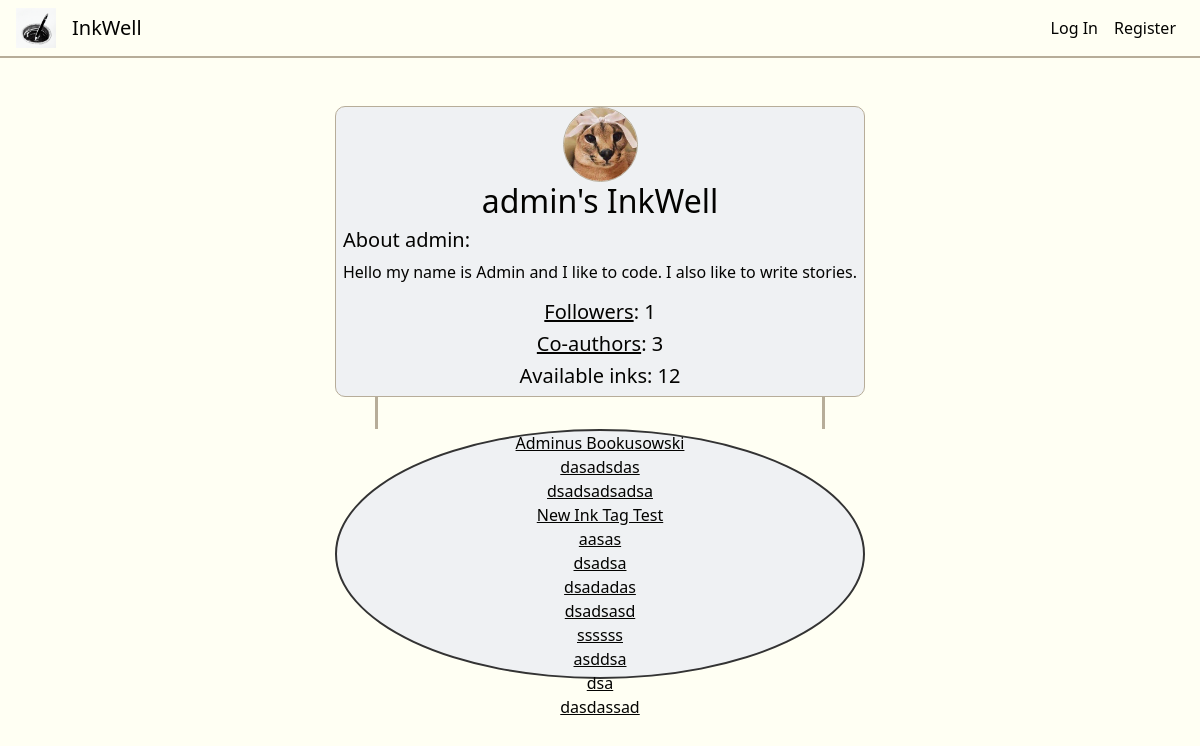
The app's page /well/admin with its own data.
### inkwell/models.py (models this page shows, shortened)
class User(AbstractUser):
    about = models.CharField(max_length=250, default="")
    profilePicture = models.ImageField(upload_to='', blank=True, null=True)
    @property
    def acceptedCoAuthorRequests(self): # Amount of accepted co-author requests the author got from other authors
        acar = Ink.objects.filter(inkOwner=self).exclude(coAuthors=None).values_list('coAuthors', flat=True)
        return acar.count()
    @property
    def followers(self):
        f = Follow.objects.filter(followee=self)
        return f.count()
    def __str__(self):
        return f"{self.username}"

class Ink(models.Model):
    wellOrigin = models.ForeignKey(Well, on_delete=models.CASCADE, related_name="well_pk", default="")
    inkOwner = models.ForeignKey(User, on_delete=models.CASCADE, related_name="ink_owner", default="")
    coAuthors = models.ManyToManyField(User, related_name="CoAuthors", blank=True)
    privateStatus = models.BooleanField(default=False)
    updateStatus = models.BooleanField(default=False) # If the Ink is edited at least once, this changes to true
    ink_following = models.ManyToManyField(User, related_name="ink_following", blank=True)
    tags = models.ManyToManyField(Tag, related_name="tags", blank=True)
    description = models.CharField(max_length=500, default="")
    title = models.CharField(max_length=64, default="")
    views = models.PositiveBigIntegerField(default=0)
    creation_date = models.DateTimeField(default=timezone.now, editable=False)

### inkwell/views.py (the view)
# urls.py: path('well/<str:username>', views.well, name='well'),
def well(request, username):
    followCheck = False
    wellOwner = User.objects.get(username=username)
    if request.user.is_authenticated:
        current_user = User.objects.get(pk=request.user.pk)
        if Follow.objects.filter(follower=current_user, followee=wellOwner):
            followCheck = True
    inks = Ink.objects.filter(inkOwner=wellOwner.pk)
    followers = wellOwner.followers
    co_authors = wellOwner.acceptedCoAuthorRequests
    return render(request, "inkwell/well.html", {
        "wellOwner": wellOwner,
        "inks": inks,
        "followers": followers,
        "ink_number": len(inks),
        "coAuthors": co_authors,
        "followCheck": followCheck,
        "title": f"{wellOwner}'s InkWell"
    })

### inkwell/templates/inkwell/well.html (shortened to what this page needs)
{% extends "inkwell/layout.html" %}
{% block body %}
<div class="well-col disFdirColAliCen mt-5">
    <div class="well-banner disFdirColAliCen">
        {% if wellOwner.profilePicture %}
            <img class="author-profile-picture" src="/media/{{wellOwner.profilePicture}}">
        {% else %}
            <img class="author-profile-picture" src="/media/no-profile-picture-icon.jpg">
        {% endif %}
        <h2 class="text-center" id="well-username" data-name="{{ wellOwner }}">{{ wellOwner }}'s InkWell</h2>
        <div class="profileAboutMe">
            <h5>About {{ wellOwner }}:</h5>
            <p>{{ wellOwner.about }}</p>
        </div>
        <h5><a href="{% url 'followers' username=wellOwner searchQuery='' %}">Followers</a>: {{ followers }}</h5>
        <h5><a href="{% url 'coauthors' username=wellOwner searchQuery='' %}">Co-authors</a>: {{ coAuthors }}</h5>
        <h5>Available inks: {{ ink_number }}</h5>
    </div>
    <div class="wellUnderBanner disFdirColAliCen">
        <div class="buttonsWellUnderBanner">
        </div>
    </div>
    <div class="well" id="well">
        <div class="inksInWell disFdirColAliCen">
            {% for ink in inks %}
                <a href="{% url 'ink_view' inkID=ink.id %}">{{ink.title}}</a>
            {% endfor %}
        </div>
    </div>
</div>
{% endblock %}

### inkwell/static/inkwell/styles.css (style rules this page uses)
:root { --black: #020202ff; --dark-green: #0d2818ff; --pakistan-green: #04471cff; --sea-green: #058c42ff; --malachite: #16db65ff; --coquelicot: #f15025ff; --white: #ffffffff; --platinum: #e6e8e6ff; --timberwolf: #ced0ceff; --eerie-black: #191919ff; --gunmetal: #223843ff; --antiflash-white: #eff1f3ff; --timberwolf: #dbd3d8ff; --desert-sand: #d8b4a0ff; --burnt-sienna: #d77a61ff; --baby-powder: #fdfffcff; --lapis-lazuli: #235789ff; --fire-engine-red: #c1292eff; --school-bus-yellow: #f1d302ff; --raisin-black: #161925ff; --khaki: #b7ad99ff; --folly: #ff4365ff; --black: #030301ff; --turquoise: #00d9c0ff; --ivory: #fffff3ff; --primary-color: var(--antiflash-white); --secondary-color: var(--ivory); --background-color: var(--ivory); --text-color: var(--black); --border-color: var(--khaki); --button-color: var(--khaki); }
p, a, h1, h2, h3, h4, h5, span { color: var(--text-color); }
body { background-color: var(--background-color); margin: 0; z-index: 0; }
.disFdirColAliCen { display: flex; flex-direction: column; align-items: center; }
@media (min-width: 531px) { .well-banner, .well { width: 530px; } }
@media (min-width: 531px) { .wellUnderBanner { width: 450px; } }
.author-profile-picture { border: 1px var(--border-color) solid; border-radius: 50%; width: 75px; height: 75px; overflow: hidden; }
.well-col { width: auto; }
.well-banner { height: auto; border: 1.5px var(--border-color) solid; background-color: var(--primary-color); border-radius: 10px; }
.wellUnderBanner { height: auto; border-left: 3px var(--border-color) solid; border-right: 3px var(--border-color) solid; }
.buttonsWellUnderBanner { padding: 1rem; }
.well { height: 250px; border: 2px solid #333; border-radius: 50%; background-color: var(--primary-color); }

### records on screen
User: profilePicture (picture), username "admin", about "Hello my name is Admin and I like to code. I also like to write stories."
Ink: title "Adminus Bookusowski"
Ink: title "dasadsdas"
Ink: title "dsadsadsadsa"
Ink: title "New Ink Tag Test"
Ink: title "aasas"
Ink: title "dsadsa"
Ink: title "dsadadas"
Ink: title "dsadsasd"
Ink: title "ssssss"
Ink: title "asddsa"
Ink: title "dsa"
Ink: title "dasdassad"

### other values on screen
{{ followers }} "1"
{{ coAuthors }} "3"
{{ ink_number }} "12"
